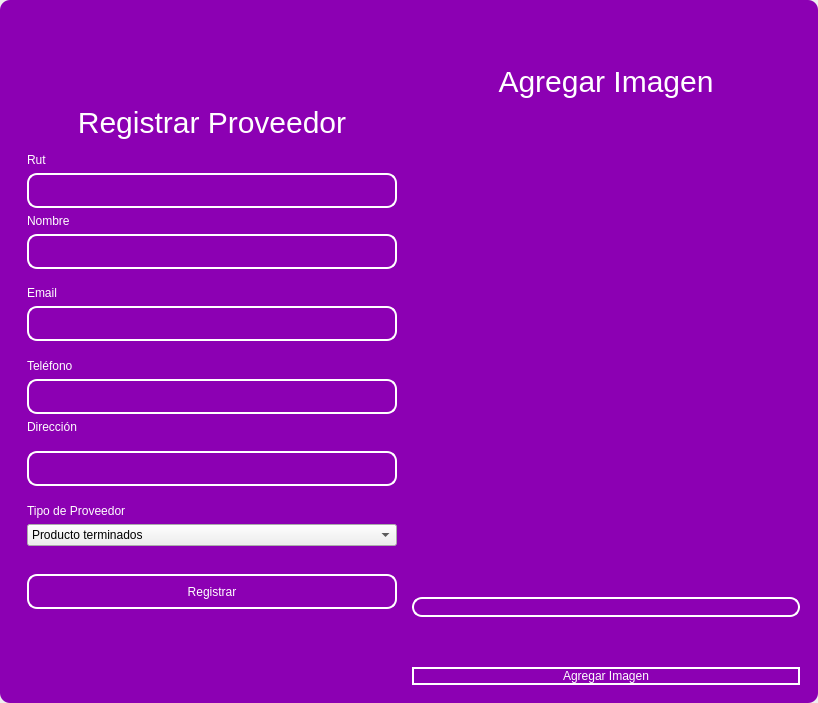
<?xml version="1.0" encoding="UTF-8"?>
<ui version="4.0">
 <class>MainWindow</class>
 <widget class="QMainWindow" name="MainWindow">
  <property name="geometry">
   <rect>
    <x>0</x>
    <y>0</y>
    <width>818</width>
    <height>703</height>
   </rect>
  </property>
  <property name="windowTitle">
   <string>MainWindow</string>
  </property>
  <property name="styleSheet">
   <string notr="true"/>
  </property>
  <widget class="QWidget" name="centralwidget">
   <property name="styleSheet">
    <string notr="true"/>
   </property>
   <layout class="QVBoxLayout" name="verticalLayout">
    <property name="spacing">
     <number>0</number>
    </property>
    <property name="leftMargin">
     <number>0</number>
    </property>
    <property name="topMargin">
     <number>0</number>
    </property>
    <property name="rightMargin">
     <number>0</number>
    </property>
    <property name="bottomMargin">
     <number>0</number>
    </property>
    <item>
     <widget class="QFrame" name="frame">
      <property name="enabled">
       <bool>true</bool>
      </property>
      <property name="styleSheet">
       <string notr="true">QFrame {
	border-radius:10px;
	background-color: rgb(140, 0, 179);
 }
</string>
      </property>
      <property name="frameShape">
       <enum>QFrame::StyledPanel</enum>
      </property>
      <property name="frameShadow">
       <enum>QFrame::Raised</enum>
      </property>
      <layout class="QVBoxLayout" name="verticalLayout_2">
       <item>
        <widget class="QFrame" name="frame_superior">
         <property name="minimumSize">
          <size>
           <width>0</width>
           <height>40</height>
          </size>
         </property>
         <property name="maximumSize">
          <size>
           <width>16777215</width>
           <height>40</height>
          </size>
         </property>
         <property name="styleSheet">
          <string notr="true">QPushButton{
border-radius:18px;
}

QPushButton:hover{
	background-color: rgb(0, 0, 0);
}
</string>
         </property>
         <property name="frameShape">
          <enum>QFrame::StyledPanel</enum>
         </property>
         <property name="frameShadow">
          <enum>QFrame::Raised</enum>
         </property>
         <layout class="QHBoxLayout" name="horizontalLayout_3">
          <property name="spacing">
           <number>4</number>
          </property>
          <property name="leftMargin">
           <number>0</number>
          </property>
          <property name="topMargin">
           <number>0</number>
          </property>
          <property name="rightMargin">
           <number>0</number>
          </property>
          <property name="bottomMargin">
           <number>0</number>
          </property>
          <item>
           <widget class="QPushButton" name="btn_icon">
            <property name="text">
             <string/>
            </property>
            <property name="iconSize">
             <size>
              <width>40</width>
              <height>40</height>
             </size>
            </property>
           </widget>
          </item>
          <item>
           <spacer name="horizontalSpacer_2">
            <property name="orientation">
             <enum>Qt::Horizontal</enum>
            </property>
            <property name="sizeHint" stdset="0">
             <size>
              <width>443</width>
              <height>20</height>
             </size>
            </property>
           </spacer>
          </item>
          <item>
           <widget class="QPushButton" name="bt_minimizar">
            <property name="minimumSize">
             <size>
              <width>38</width>
              <height>38</height>
             </size>
            </property>
            <property name="maximumSize">
             <size>
              <width>38</width>
              <height>38</height>
             </size>
            </property>
            <property name="cursor">
             <cursorShape>PointingHandCursor</cursorShape>
            </property>
            <property name="text">
             <string/>
            </property>
            <property name="icon">
             <iconset>
              <normaloff>image/minus.svg</normaloff>image/minus.svg</iconset>
            </property>
            <property name="iconSize">
             <size>
              <width>38</width>
              <height>38</height>
             </size>
            </property>
           </widget>
          </item>
          <item>
           <widget class="QPushButton" name="bt_maximizar">
            <property name="minimumSize">
             <size>
              <width>38</width>
              <height>38</height>
             </size>
            </property>
            <property name="maximumSize">
             <size>
              <width>38</width>
              <height>38</height>
             </size>
            </property>
            <property name="cursor">
             <cursorShape>PointingHandCursor</cursorShape>
            </property>
            <property name="text">
             <string/>
            </property>
            <property name="icon">
             <iconset>
              <normaloff>image/chevron-up.svg</normaloff>image/chevron-up.svg</iconset>
            </property>
            <property name="iconSize">
             <size>
              <width>38</width>
              <height>38</height>
             </size>
            </property>
           </widget>
          </item>
          <item>
           <widget class="QPushButton" name="bt_restaurar">
            <property name="minimumSize">
             <size>
              <width>38</width>
              <height>38</height>
             </size>
            </property>
            <property name="maximumSize">
             <size>
              <width>38</width>
              <height>38</height>
             </size>
            </property>
            <property name="cursor">
             <cursorShape>PointingHandCursor</cursorShape>
            </property>
            <property name="text">
             <string/>
            </property>
            <property name="icon">
             <iconset>
              <normaloff>image/chevron-down.svg</normaloff>image/chevron-down.svg</iconset>
            </property>
            <property name="iconSize">
             <size>
              <width>38</width>
              <height>38</height>
             </size>
            </property>
           </widget>
          </item>
          <item>
           <widget class="QPushButton" name="bt_cerrar">
            <property name="minimumSize">
             <size>
              <width>38</width>
              <height>38</height>
             </size>
            </property>
            <property name="maximumSize">
             <size>
              <width>38</width>
              <height>38</height>
             </size>
            </property>
            <property name="cursor">
             <cursorShape>PointingHandCursor</cursorShape>
            </property>
            <property name="text">
             <string/>
            </property>
            <property name="icon">
             <iconset>
              <normaloff>image/x.svg</normaloff>image/x.svg</iconset>
            </property>
            <property name="iconSize">
             <size>
              <width>38</width>
              <height>38</height>
             </size>
            </property>
           </widget>
          </item>
         </layout>
        </widget>
       </item>
       <item>
        <widget class="QFrame" name="frame_3">
         <property name="styleSheet">
          <string notr="true">QLabel {
	color: rgb(255, 255, 254);
	font: 12pt &quot;Arial&quot;;
	background-color: rgba(0, 0, 0,0);
}

QTextEdit{
background-color: rgba(0, 0, 0,0);
border-radius:10px; 
font: 12pt &quot;Arial&quot;;
color: rgb(255, 255, 254);
border: 2px solid  rgb(255, 255, 255);

}

QTextEdit:hover{
background-color: rgba(0, 0, 0,0);
border-radius:10px; 
font: 12pt &quot;Arial&quot;;
border: 2px solid  rgb(120, 0, 171);
}

QTextEdit:focus{
background-color: rgb(0, 0, 0);
border-radius:10px; 
font: 12pt &quot;Arial&quot;;
border: 2px solid rgb(120, 0, 171);
}

QLineEdit{
background-color: rgba(0, 0, 0,0);
border-radius:10px; 
font: 12pt &quot;Arial&quot;;
color: rgb(255, 255, 254);
border: 2px solid  rgb(255, 255, 255);

}

QLineEdit:hover{
background-color: rgba(0, 0, 0,0);
border-radius:10px; 
font: 12pt &quot;Arial&quot;;
border: 2px solid  rgb(120, 0, 171);
}

QLineEdit:focus{
background-color: rgb(0, 0, 0);
border-radius:10px; 
font: 12pt &quot;Arial&quot;;
border: 2px solid rgb(120, 0, 171);
}

QCheckBox{
	font: 12pt &quot;Arial&quot;;
	color: rgb(255, 255, 255);
}

QCheckBox::indicator {
    width: 18px;
    height:18px;
}

QCheckBox::indicator:unchecked {
   background-image: url(image/square.svg);
}

QCheckBox::indicator:checked {
   background-image: url(image/check-square.svg);
}

QPushButton{
border-radius:10px; 
font: 12pt &quot;Arial&quot;;
color: rgb(255, 255, 254);
border: 2px solid #ffffff;
}

QPushButton:hover{
border-radius:10px; 
font: 12pt &quot;Arial&quot;;
color: rgb(255, 255, 255);
border: 2px solid rgb(120, 0, 171);
	background-color: rgb(120, 0, 171);
}
</string>
         </property>
         <property name="frameShape">
          <enum>QFrame::StyledPanel</enum>
         </property>
         <property name="frameShadow">
          <enum>QFrame::Raised</enum>
         </property>
         <layout class="QHBoxLayout" name="horizontalLayout_4">
          <item>
           <layout class="QVBoxLayout" name="verticalLayout_4">
            <item>
             <spacer name="verticalSpacer">
              <property name="orientation">
               <enum>Qt::Vertical</enum>
              </property>
              <property name="sizeHint" stdset="0">
               <size>
                <width>28</width>
                <height>28</height>
               </size>
              </property>
             </spacer>
            </item>
            <item>
             <widget class="QFrame" name="frame_4">
              <property name="maximumSize">
               <size>
                <width>400</width>
                <height>600</height>
               </size>
              </property>
              <property name="styleSheet">
               <string notr="true">QLabel {
	color: rgb(255, 255, 254);
	font: 12pt &quot;Arial&quot;;
	background-color: rgba(0, 0, 0,0);
}


QLineEdit{
background-color: rgba(0, 0, 0,0);
border-radius:10px; 
font: 12pt &quot;Arial&quot;;
color: rgb(255, 255, 254);
border: 2px solid  rgb(255, 255, 255);

}

QLineEdit:hover{
background-color: rgba(0, 0, 0,0);
border-radius:10px; 
font: 12pt &quot;Arial&quot;;
border: 2px solid  rgb(120, 0, 171);
}

QLineEdit:focus{
background-color: rgb(0, 0, 0);
border-radius:10px; 
font: 12pt &quot;Arial&quot;;
border: 2px solid rgb(120, 0, 171);
}

QCheckBox{
	font: 12pt &quot;Arial&quot;;
	color: rgb(255, 255, 255);
}

QCheckBox::indicator {
    width: 18px;
    height:18px;
}

QCheckBox::indicator:unchecked {
   background-image: url(image/square.svg);
}

QCheckBox::indicator:checked {
   background-image: url(image/check-square.svg);
}

QPushButton{
border-radius:10px; 
font: 12pt &quot;Arial&quot;;
color: rgb(255, 255, 254);
border: 2px solid #ffffff;
}

QPushButton:hover{
border-radius:10px; 
font: 12pt &quot;Arial&quot;;
color: rgb(255, 255, 255);
border: 2px solid rgb(120, 0, 171);
	background-color: rgb(120, 0, 171);
}
</string>
              </property>
              <property name="frameShape">
               <enum>QFrame::StyledPanel</enum>
              </property>
              <property name="frameShadow">
               <enum>QFrame::Raised</enum>
              </property>
              <layout class="QVBoxLayout" name="verticalLayout_3">
               <item>
                <spacer name="verticalSpacer_3">
                 <property name="orientation">
                  <enum>Qt::Vertical</enum>
                 </property>
                 <property name="sizeHint" stdset="0">
                  <size>
                   <width>20</width>
                   <height>40</height>
                  </size>
                 </property>
                </spacer>
               </item>
               <item>
                <widget class="QLabel" name="label_3">
                 <property name="minimumSize">
                  <size>
                   <width>100</width>
                   <height>50</height>
                  </size>
                 </property>
                 <property name="styleSheet">
                  <string notr="true">font-size: 30px</string>
                 </property>
                 <property name="text">
                  <string>Registrar Proveedor</string>
                 </property>
                 <property name="alignment">
                  <set>Qt::AlignCenter</set>
                 </property>
                </widget>
               </item>
               <item>
                <widget class="QLabel" name="label_6">
                 <property name="text">
                  <string>Rut</string>
                 </property>
                </widget>
               </item>
               <item>
                <widget class="QLineEdit" name="ruttxt">
                 <property name="minimumSize">
                  <size>
                   <width>0</width>
                   <height>35</height>
                  </size>
                 </property>
                </widget>
               </item>
               <item>
                <widget class="QLabel" name="label_4">
                 <property name="text">
                  <string>Nombre</string>
                 </property>
                </widget>
               </item>
               <item>
                <widget class="QLineEdit" name="nametxt">
                 <property name="minimumSize">
                  <size>
                   <width>0</width>
                   <height>35</height>
                  </size>
                 </property>
                 <property name="text">
                  <string/>
                 </property>
                </widget>
               </item>
               <item>
                <spacer name="verticalSpacer_4">
                 <property name="orientation">
                  <enum>Qt::Vertical</enum>
                 </property>
                 <property name="sizeHint" stdset="0">
                  <size>
                   <width>20</width>
                   <height>40</height>
                  </size>
                 </property>
                </spacer>
               </item>
               <item>
                <widget class="QLabel" name="label_5">
                 <property name="text">
                  <string>Email</string>
                 </property>
                </widget>
               </item>
               <item>
                <widget class="QLineEdit" name="emailtxt">
                 <property name="minimumSize">
                  <size>
                   <width>0</width>
                   <height>35</height>
                  </size>
                 </property>
                 <property name="maximumSize">
                  <size>
                   <width>16777215</width>
                   <height>16777215</height>
                  </size>
                 </property>
                 <property name="echoMode">
                  <enum>QLineEdit::Normal</enum>
                 </property>
                </widget>
               </item>
               <item>
                <spacer name="verticalSpacer_5">
                 <property name="orientation">
                  <enum>Qt::Vertical</enum>
                 </property>
                 <property name="sizeHint" stdset="0">
                  <size>
                   <width>20</width>
                   <height>40</height>
                  </size>
                 </property>
                </spacer>
               </item>
               <item>
                <widget class="QLabel" name="label">
                 <property name="text">
                  <string>Teléfono</string>
                 </property>
                </widget>
               </item>
               <item>
                <widget class="QLineEdit" name="phonetxt">
                 <property name="minimumSize">
                  <size>
                   <width>0</width>
                   <height>35</height>
                  </size>
                 </property>
                </widget>
               </item>
               <item>
                <widget class="QLabel" name="label_2">
                 <property name="text">
                  <string>Dirección</string>
                 </property>
                </widget>
               </item>
               <item>
                <spacer name="verticalSpacer_6">
                 <property name="orientation">
                  <enum>Qt::Vertical</enum>
                 </property>
                 <property name="sizeHint" stdset="0">
                  <size>
                   <width>20</width>
                   <height>40</height>
                  </size>
                 </property>
                </spacer>
               </item>
               <item>
                <widget class="QLineEdit" name="addresstxt">
                 <property name="minimumSize">
                  <size>
                   <width>0</width>
                   <height>35</height>
                  </size>
                 </property>
                </widget>
               </item>
               <item>
                <spacer name="verticalSpacer_10">
                 <property name="orientation">
                  <enum>Qt::Vertical</enum>
                 </property>
                 <property name="sizeHint" stdset="0">
                  <size>
                   <width>20</width>
                   <height>40</height>
                  </size>
                 </property>
                </spacer>
               </item>
               <item>
                <widget class="QLabel" name="label_7">
                 <property name="text">
                  <string>Tipo de Proveedor</string>
                 </property>
                </widget>
               </item>
               <item>
                <widget class="QComboBox" name="typecombobox">
                 <item>
                  <property name="text">
                   <string>Producto terminados</string>
                  </property>
                 </item>
                 <item>
                  <property name="text">
                   <string>Materias primas</string>
                  </property>
                 </item>
                 <item>
                  <property name="text">
                   <string>Servicios</string>
                  </property>
                 </item>
                 <item>
                  <property name="text">
                   <string>Equipo o Maquinaria</string>
                  </property>
                 </item>
                 <item>
                  <property name="text">
                   <string>Transporte y lógisitica</string>
                  </property>
                 </item>
                 <item>
                  <property name="text">
                   <string>Insumos generales</string>
                  </property>
                 </item>
                </widget>
               </item>
               <item>
                <spacer name="verticalSpacer_9">
                 <property name="orientation">
                  <enum>Qt::Vertical</enum>
                 </property>
                 <property name="sizeHint" stdset="0">
                  <size>
                   <width>20</width>
                   <height>50</height>
                  </size>
                 </property>
                </spacer>
               </item>
               <item>
                <widget class="QPushButton" name="btn_add">
                 <property name="minimumSize">
                  <size>
                   <width>0</width>
                   <height>35</height>
                  </size>
                 </property>
                 <property name="cursor">
                  <cursorShape>PointingHandCursor</cursorShape>
                 </property>
                 <property name="text">
                  <string>Registrar</string>
                 </property>
                </widget>
               </item>
               <item>
                <spacer name="verticalSpacer_7">
                 <property name="orientation">
                  <enum>Qt::Vertical</enum>
                 </property>
                 <property name="sizeHint" stdset="0">
                  <size>
                   <width>20</width>
                   <height>40</height>
                  </size>
                 </property>
                </spacer>
               </item>
               <item>
                <layout class="QHBoxLayout" name="horizontalLayout_2"/>
               </item>
               <item>
                <spacer name="verticalSpacer_8">
                 <property name="orientation">
                  <enum>Qt::Vertical</enum>
                 </property>
                 <property name="sizeHint" stdset="0">
                  <size>
                   <width>20</width>
                   <height>40</height>
                  </size>
                 </property>
                </spacer>
               </item>
               <item>
                <layout class="QHBoxLayout" name="horizontalLayout">
                 <item>
                  <spacer name="horizontalSpacer">
                   <property name="orientation">
                    <enum>Qt::Horizontal</enum>
                   </property>
                   <property name="sizeHint" stdset="0">
                    <size>
                     <width>40</width>
                     <height>20</height>
                    </size>
                   </property>
                  </spacer>
                 </item>
                </layout>
               </item>
              </layout>
             </widget>
            </item>
            <item>
             <spacer name="verticalSpacer_2">
              <property name="orientation">
               <enum>Qt::Vertical</enum>
              </property>
              <property name="sizeHint" stdset="0">
               <size>
                <width>20</width>
                <height>40</height>
               </size>
              </property>
             </spacer>
            </item>
           </layout>
          </item>
          <item>
           <layout class="QVBoxLayout" name="verticalLayout_5">
            <property name="spacing">
             <number>50</number>
            </property>
            <property name="leftMargin">
             <number>0</number>
            </property>
            <property name="rightMargin">
             <number>0</number>
            </property>
            <item>
             <widget class="QLabel" name="label_8">
              <property name="maximumSize">
               <size>
                <width>16777215</width>
                <height>100</height>
               </size>
              </property>
              <property name="styleSheet">
               <string notr="true">font-size: 30px;
color: rgb(255, 255, 255);</string>
              </property>
              <property name="text">
               <string>Agregar Imagen</string>
              </property>
              <property name="alignment">
               <set>Qt::AlignCenter</set>
              </property>
             </widget>
            </item>
            <item>
             <layout class="QHBoxLayout" name="horizontalLayout_5">
              <item>
               <spacer name="verticalSpacer_12">
                <property name="orientation">
                 <enum>Qt::Vertical</enum>
                </property>
                <property name="sizeHint" stdset="0">
                 <size>
                  <width>20</width>
                  <height>40</height>
                 </size>
                </property>
               </spacer>
              </item>
              <item>
               <widget class="QLabel" name="image_label">
                <property name="maximumSize">
                 <size>
                  <width>100</width>
                  <height>100</height>
                 </size>
                </property>
                <property name="text">
                 <string/>
                </property>
               </widget>
              </item>
              <item>
               <spacer name="verticalSpacer_11">
                <property name="orientation">
                 <enum>Qt::Vertical</enum>
                </property>
                <property name="sizeHint" stdset="0">
                 <size>
                  <width>20</width>
                  <height>40</height>
                 </size>
                </property>
               </spacer>
              </item>
             </layout>
            </item>
            <item>
             <widget class="QLineEdit" name="imagetxt">
              <property name="enabled">
               <bool>false</bool>
              </property>
             </widget>
            </item>
            <item>
             <widget class="QPushButton" name="btn_add_image">
              <property name="cursor">
               <cursorShape>PointingHandCursor</cursorShape>
              </property>
              <property name="text">
               <string>Agregar Imagen</string>
              </property>
             </widget>
            </item>
           </layout>
          </item>
         </layout>
        </widget>
       </item>
      </layout>
     </widget>
    </item>
   </layout>
  </widget>
 </widget>
 <resources/>
 <connections/>
</ui>
